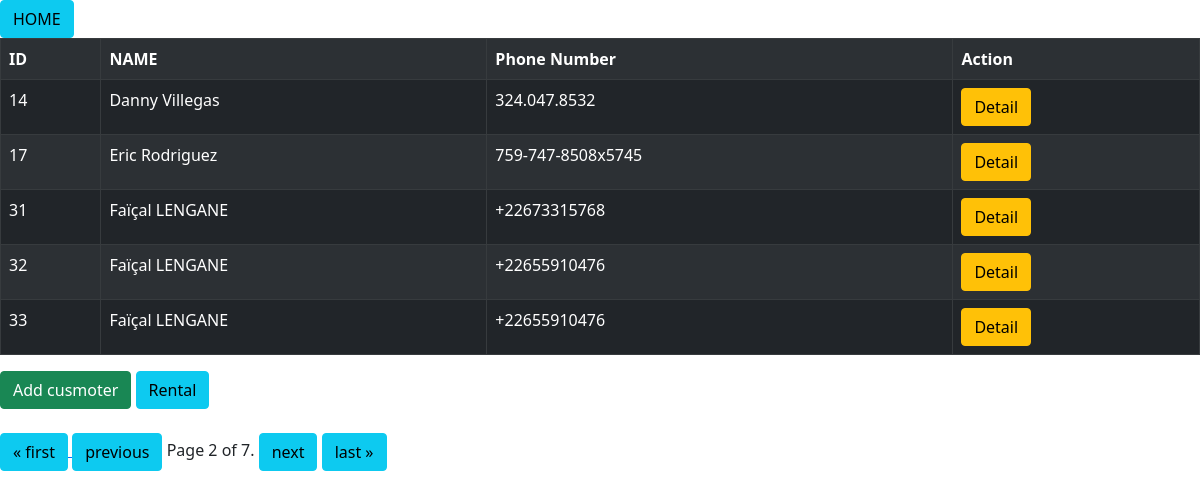
Screenshot of /rent/customer/?page=2 with the database file from the repository.
### rent/models.py (models this page shows, shortened)
class Customer(models.Model):
    first_name = models.CharField(max_length=50)
    last_name = models.CharField(max_length=50)
    email = models.EmailField(max_length=254)
    phone_number = PhoneNumberField()
    address = models.CharField(max_length=50)
    city = models.CharField(max_length=50)
    country = models.CharField(max_length=50)
    class Meta:
        ordering = ['first_name', 'last_name']

### rent/views.py (the view)
# urls.py: 2. Add a URL to urlpatterns:  path('', views.home, name='home')
def home(request, id=0):
    if id == 0:
        customer = Customer.objects.all()
        page = Paginator(customer, 5)
        pge = request.GET.get('page')
        cust = page.get_page(pge)
        var = len(customer)
        return render(request, 'rent/home.html', {'models': cust, 'len': var})
    else:
        customer = Customer.objects.filter(id=id)
        var = len(customer)
        return render(request, 'rent/home.html', {'models': customer, 'len': var})

### rent/templates/rent/home.html (shortened to what this page needs)
<!DOCTYPE html>
<html>
    <head>
        <link href="https://cdn.jsdelivr.net/npm/bootstrap@5.0.2/dist/css/bootstrap.min.css" rel="stylesheet">
    </head>
    <body>
       {% block content %}
       <a href="{% url 'home0' %}"><button class="btn btn-info">HOME</button></a>
            <table class = "table table-striped table-dark table-bordered">
                <tr>
                    <th>ID</th>
                    <th>NAME</th>
                    <th>Phone Number</th>
                    {% if len != 1 %}
                        <th>Action</th>
                    {%endif%}
                </tr>
                {% for model in models %}
                <tr>
                    <td> {{model.id}} </td>
                    <td>{{model.first_name}} {{model.last_name}}</td>
                    <td>{{model.phone_number}}</td>
                    {% if len != 1 %}
                        <td> <a href=" {% url 'detailCustomer' model.id  %} "><button class = "btn btn-warning">Detail</button></a>   </td>
                    {%endif%}
                 </tr>
                {% endfor %}
            </table>
    {% if len != 1 %}
       <a href="{% url 'addCustomer' %}"><button class = "btn btn-success"> Add cusmoter</button></a>
       <a href="{% url 'rentallist' %}"><button class="btn btn-info">Rental</button></a>
       <br> <br>
        {% if models.has_previous %}
            <a href="?page=1"> <button class = "btn btn-info" > &laquo; first</button> </a>
            <a href="?page={{ models.previous_page_number }}"><button class = "btn btn-info" > previous</button></a>
        {% endif %}
            Page {{ models.number }} of {{ models.paginator.num_pages }}.
        {% if models.has_next %}
       <a href="?page={{ models.next_page_number }}"><button class = "btn btn-info" > next</button></a>
       <a href="?page={{ models.paginator.num_pages }}"><button class = "btn btn-info" > last &raquo; </button></a>
        {% endif %}
    {% endif %}
       {% endblock content %}
    </body>
</html>

### rows the page displays
Customer: id "14", first_name "Danny", last_name "Villegas", phone_number "324.047.8532"
Customer: id "17", first_name "Eric", last_name "Rodriguez", phone_number "759-747-8508x5745"
Customer: id "31", first_name "Faïçal", last_name "LENGANE", phone_number "+22673315768"
Customer: id "32", first_name "Faïçal", last_name "LENGANE", phone_number "+22655910476"
Customer: id "33", first_name "Faïçal", last_name "LENGANE", phone_number "+22655910476"

### other values shown
{{ models.number }} "2"
{{ models.paginator.num_pages }} "7"
